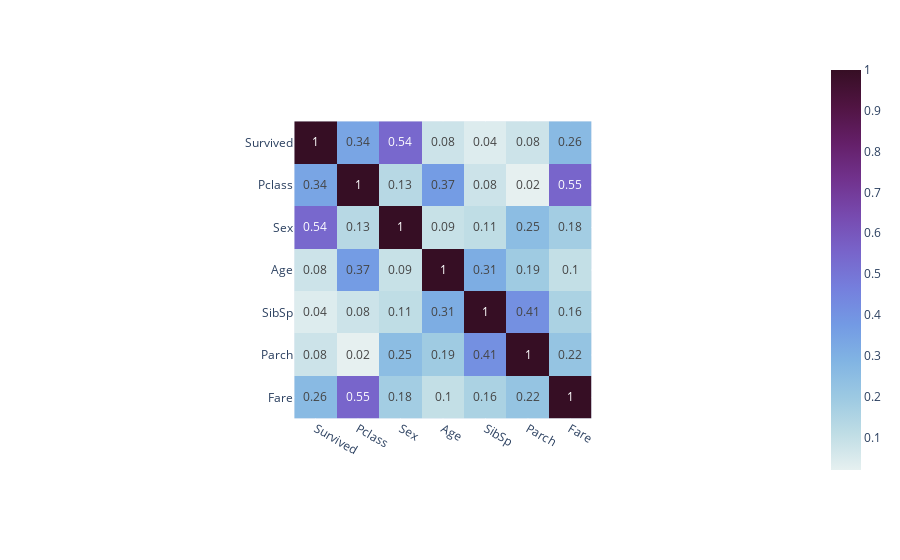

The cell this chart's notebook holds for it:
### Code cell
px.imshow(df.corr(numeric_only = True).abs().round(2), color_continuous_scale= 'dense', text_auto=True)

### Figure 1 — Plotly figure (JSON) as saved in the notebook; plotly's stock layout.template omitted (floating-point values rounded to 4 significant figures)
{"data": [{"coloraxis": "coloraxis", "hovertemplate": "x: %{x}<br>y: %{y}<br>color: %{z}<extra></extra>", "name": "0", "texttemplate": "%{z}", "type": "heatmap", "x": ["Survived", "Pclass", "Sex", "Age", "SibSp", "Parch", "Fare"], "xaxis": "x", "y": ["Survived", "Pclass", "Sex", "Age", "SibSp", "Parch", "Fare"], "yaxis": "y", "z": [[1, 0.34, 0.54, 0.08, 0.04, 0.08, 0.26], [0.34, 1, 0.13, 0.37, 0.08, 0.02, 0.55], [0.54, 0.13, 1, 0.09, 0.11, 0.25, 0.18], [0.08, 0.37, 0.09, 1, 0.31, 0.19, 0.1], [0.04, 0.08, 0.11, 0.31, 1, 0.41, 0.16], [0.08, 0.02, 0.25, 0.19, 0.41, 1, 0.22], [0.26, 0.55, 0.18, 0.1, 0.16, 0.22, 1]]}], "layout": {"autosize": true, "coloraxis": {"colorscale": [[0, "rgb(230, 240, 240)"], [0.09091, "rgb(191, 221, 229)"], [0.1818, "rgb(156, 201, 226)"], [0.2727, "rgb(129, 180, 227)"], [0.3636, "rgb(115, 154, 228)"], [0.4545, "rgb(117, 127, 221)"], [0.5455, "rgb(120, 100, 202)"], [0.6364, "rgb(119, 74, 175)"], [0.7273, "rgb(113, 50, 141)"], [0.8182, "rgb(100, 31, 104)"], [0.9091, "rgb(80, 20, 66)"], [1, "rgb(54, 14, 36)"]]}, "margin": {"t": 60}, "xaxis": {"anchor": "y", "autorange": true, "constrain": "domain", "domain": [0.2952, 0.7048], "range": [-0.5, 6.5], "scaleanchor": "y", "type": "category"}, "yaxis": {"anchor": "x", "autorange": true, "constrain": "domain", "domain": [0, 1], "range": [6.5, -0.5], "type": "category"}}}
